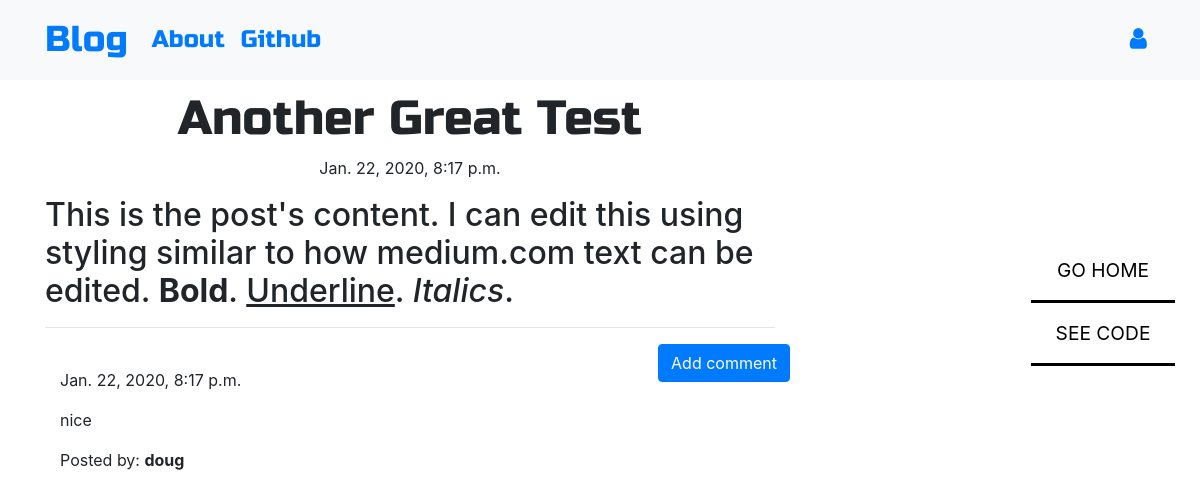
Screenshot of /post/3 with the database file from the repository.
### blog/models.py (models this page shows, shortened)
class Post(models.Model):
    author = models.ForeignKey('auth.User',on_delete=models.CASCADE)
    title = models.CharField(max_length=200)
    text = models.TextField()
    created_date = models.DateTimeField(default=timezone.now)
    published_date = models.DateTimeField(blank=True, null=True)

class Comment(models.Model):
    post = models.ForeignKey('blog.Post', related_name='comments',on_delete=models.CASCADE)
    author = models.CharField(max_length=200)
    text = models.TextField()
    created_date = models.DateTimeField(default=timezone.now)
    approved_comment = models.BooleanField(default=False)

### blog/views.py (the view)
# urls.py: path('post/<int:pk>', views.PostDetailView.as_view(), name='post_detail'),
class PostDetailView(DetailView):
    model = Post

### blog/templates/blog/post_detail.html (shortened to what this page needs)
{% extends 'blog/base.html' %}
{% block content %}
        <h1 class='posttitle loader'>{{ post.title }}</h1>
        {% if post.published_date %}
            <div class="date postdate">
                {{ post.published_date }}
            </div>
        {% else %}
            <a class="btn btn-outline-dark" href="{% url 'post_publish' pk=post.pk %}">Publish</a>
        {% endif %}
      <p class='postcontent' >{{ post.text|safe|linebreaksbr }}</p>
  <hr>
  <a class="btn btn-primary btn-comment" href="{% url 'add_comment_to_post' pk=post.pk %}">Add comment</a>
  <div class="container">
  {% for comment in post.comments.all %}
  <br>
      {% if user.is_authenticated or comment.approved_comment %}
              {{ comment.created_date }}
          <p>{{ comment.text|safe|linebreaks }}</p>
          <p>Posted by: <strong>{{ comment.author }}</strong></p>
      {% endif %}
  {% empty %}
      <p>No comments posted.</p>
  {% endfor %}
</div>
{% endblock %}

### blog/templates/blog/base.html (shortened to what this page needs)
<!DOCTYPE html>
{% load static %}
<html>
  <head>
    <link rel="stylesheet" href="https://stackpath.bootstrapcdn.com/bootstrap/4.1.3/css/bootstrap.min.css"
>
    <link href="https://maxcdn.bootstrapcdn.com/font-awesome/4.7.0/css/font-awesome.min.css" rel="stylesheet">
    <link rel="stylesheet" href="//cdn.jsdelivr.net/medium-editor/latest/css/medium-editor.min.css" type="text/css" media="screen" charset="utf-8">
    <link rel="stylesheet" href="{% static 'css/blog.css' %}">
  </head>
  <body class=''>
    <nav class="navbar navbar-expand-lg bg-light techfont">
      <div class="container">
        <div class="navbar-nav align-items-center">
          <a class="navbar-brand bigbrand" href="{% url 'post_list' %}">Blog</a>
          <a class="nav-item nav-link" href="{% url 'about' %}">About</a>
          <a class="nav-item nav-link" href="https://www.github.com/codabool">Github</a>
        </div>
        <div class="navbar-nav align-items-center ml-auto">
          {% if user.is_authenticated %}
            <a class="nav-item nav-link" href="{% url 'post_new' %}">New Post</a>
            <a class="nav-item nav-link" href="{% url 'post_draft_list' %}">Drafts</a>
            <a class="nav-item nav-link" href="{% url 'logout' %}">Log out</a>
            <a >Welcome: {{ user.username }}</a>
          {% else %}
            <a class="nav-item nav-link" href="{% url 'login' %}" aria-label="Login">
              <span class="fa fa-user" aria-hidden="true"></span></a>
          {% endif %}
        </div>
      </div>
    </nav>
	<div class="navBox">
		<a href="https://codabool.com/projects" class="navBox-btn" id="btn-home">GO HOME</a>
		<a href="https://github.com/CodaBool/django-blog" class="navBox-btn" id="btn-code">SEE CODE</a>
	</div>
          <div class="content container">
              <div class="row">
                  <div class="col-md-8">
                    <div class="blog_posts">
                      {% block content %}
                      {% endblock %}
                    </div>
                  </div>
              </div>
          </div>
  </body>
</html>

### blog/static/css/blog.css (style rules this page uses)
.navBox { position: fixed; right: 25px; top:30%; height:120px; font-size: 1.2em; width:12%; }
*:before, *:after { z-index: -1; }
a { text-decoration: none; }
html *, html *:before, html *:after { box-sizing: border-box; transition: 0.5s ease-in-out; }
.navBox-btn { text-decoration: none; text-align: center; line-height: 60px; width: 100%; color: black; position: relative; display: block; overflow: hidden; margin: auto; border-bottom: 3px solid black; }
.navBox a:before { content: ''; position: absolute; top: 0; bottom: 0; right: 0; left: 0; background-color: #327c89; transform: translateX(-100%); }
.techfont { font-family: 'Russo One', sans-serif; font-size: 1.5em; margin-bottom: 10px; }
.postdate { text-align: center; }
.posttitle { font-family: 'Russo One', sans-serif; font-size: 3em; text-align: center; }
.postcontent { font-family: 'Montserrat'; font-size: 1.5em; }
.btn-comment { position: absolute; right: 0px; }
.bigbrand { font-size: 1.5em; }
.loader { filter:hue-rotate(0deg); color: linear-gradient(45deg,#0f8,#08f); animation:hue 5000ms infinite linear; }
.navBox { display:block; }

### rows the page displays
Post: title "Another Great Test", published_date "Jan. 22, 2020, 8:17 p.m.", text "This is the post's content. I can edit this using styling similar to how medium.com text can be edited. Bold . Underline . Italics ."
Comment: created_date "Jan. 22, 2020, 8:17 p.m.", text "nice", author "doug"
